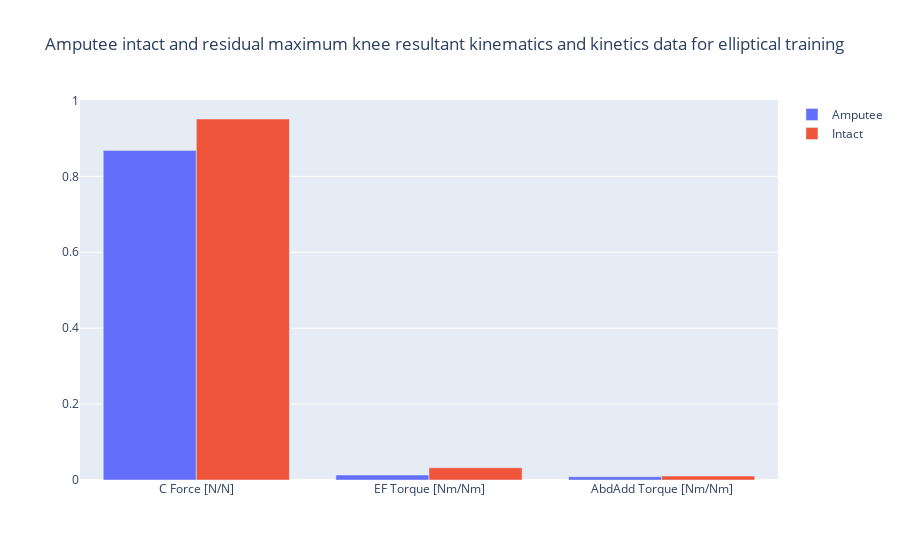
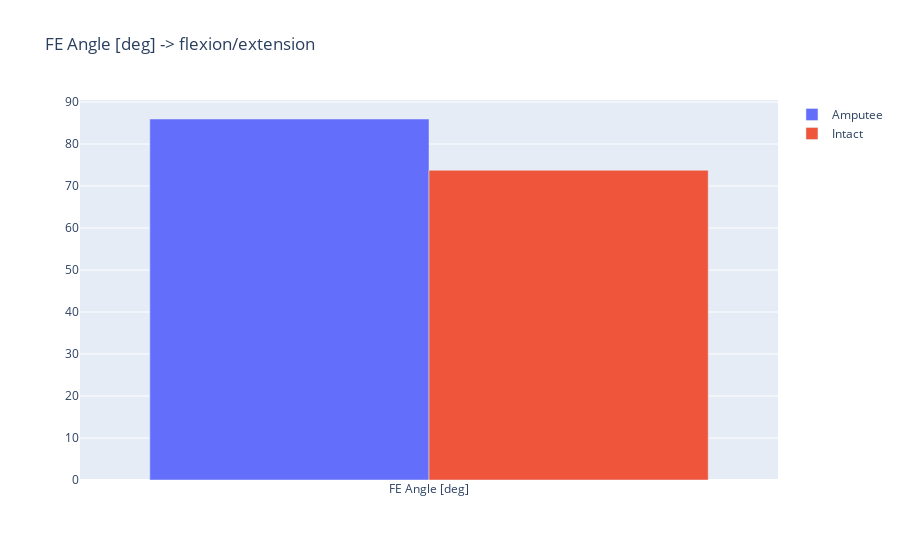

Write notebook code for charts like these, in order.
### Code cell
fig.show()


figFE.update_layout(
    title_text="FE Angle [deg] -> flexion/extension"
)

figFE.show()

### Figure 1 — Plotly figure (JSON) as saved in the notebook; plotly's stock layout.template omitted (floating-point values rounded to 4 significant figures)
{"data": [{"name": "Amputee", "type": "bar", "x": ["C Force [N/N]", "EF Torque [Nm/Nm]", "AbdAdd Torque [Nm/Nm]"], "y": [0.8684, 0.0131, 0.0084]}, {"name": "Intact", "type": "bar", "x": ["C Force [N/N]", "EF Torque [Nm/Nm]", "AbdAdd Torque [Nm/Nm]"], "y": [0.9511, 0.0322, 0.0104]}], "layout": {"title": {"text": "Amputee intact and residual maximum knee resultant kinematics and kinetics data for elliptical training"}}}

### Figure 2 — Plotly figure (JSON) as saved in the notebook; plotly's stock layout.template omitted (floating-point values rounded to 4 significant figures)
{"data": [{"name": "Amputee", "type": "bar", "x": ["FE Angle [deg]"], "y": [85.96]}, {"name": "Intact", "type": "bar", "x": ["FE Angle [deg]"], "y": [73.76]}], "layout": {"title": {"text": "FE Angle [deg] -> flexion/extension"}}}
